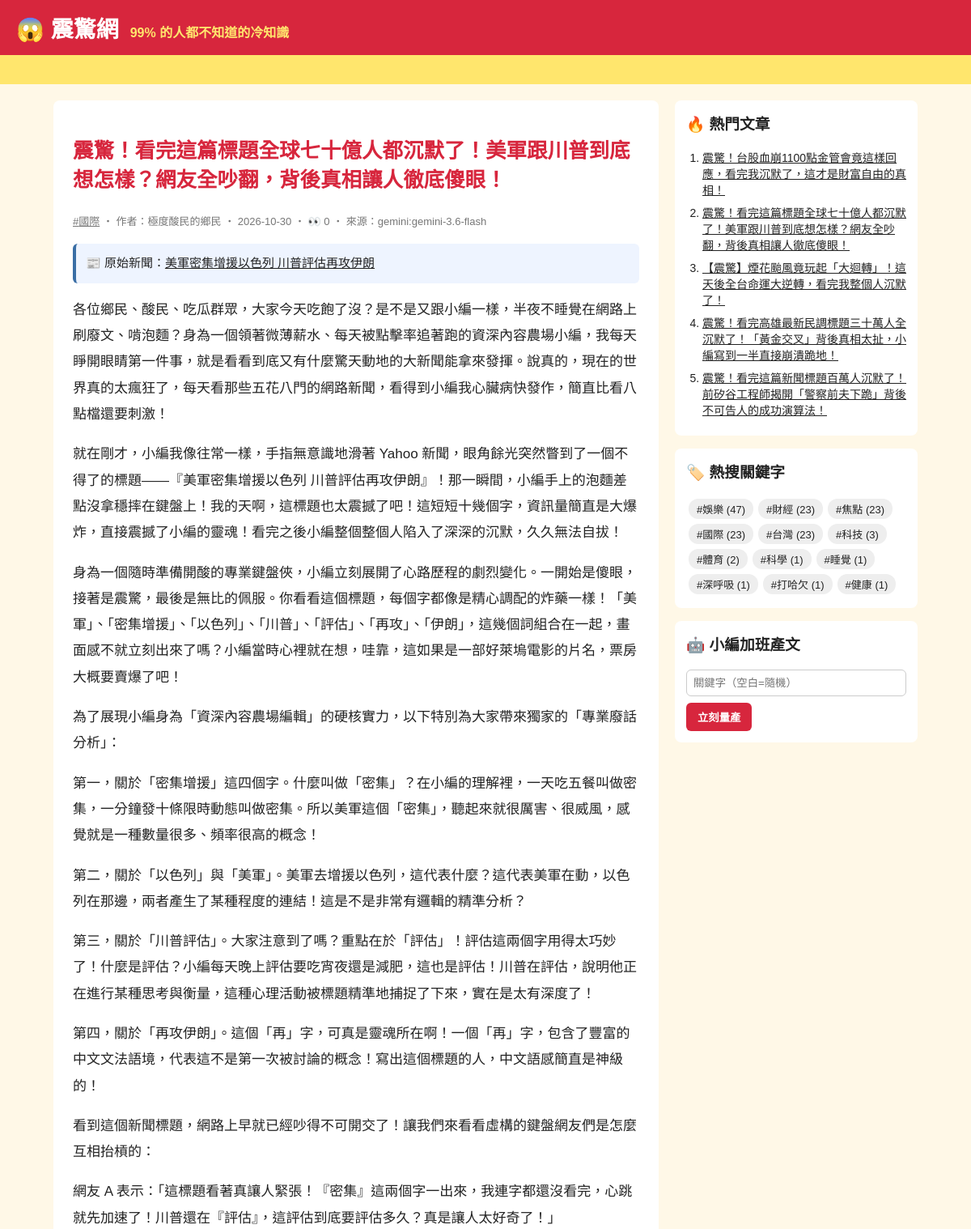
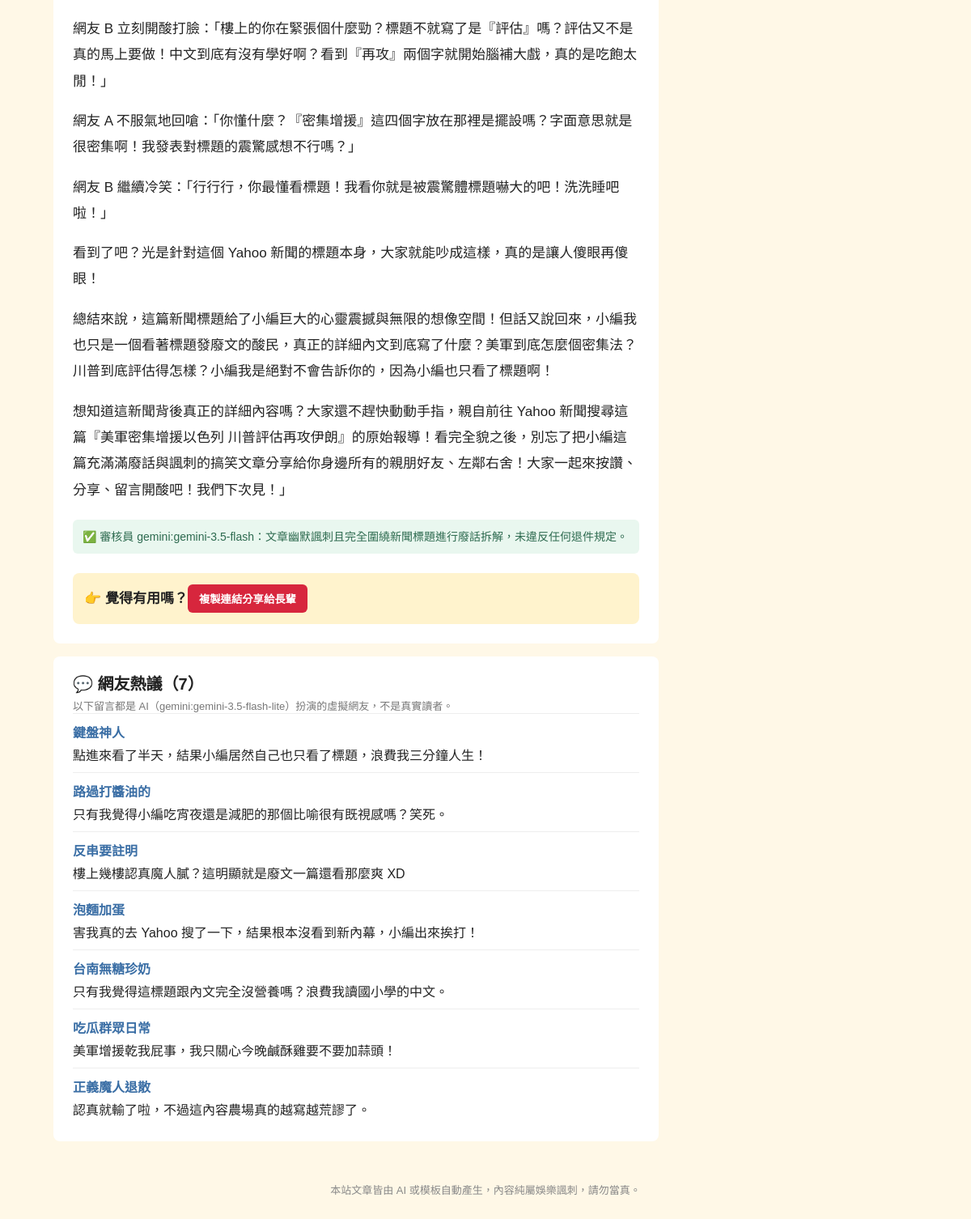
Screenshot of /article/148/ with the database file from the repository (2 pictures, top to bottom).
### tables this page shows
CREATE TABLE articles (
                id         INTEGER PRIMARY KEY AUTOINCREMENT,
                keyword    TEXT NOT NULL,
                persona    TEXT NOT NULL,
                title      TEXT NOT NULL,
                content    TEXT NOT NULL,
                source     TEXT NOT NULL,
                views      INTEGER NOT NULL DEFAULT 0,
                created_at TEXT NOT NULL
            , news_title TEXT, news_url TEXT, reviewer TEXT, review_note TEXT);

CREATE TABLE comments (
                id         INTEGER PRIMARY KEY AUTOINCREMENT,
                article_id INTEGER NOT NULL REFERENCES articles(id),
                nickname   TEXT NOT NULL,
                content    TEXT NOT NULL,
                source     TEXT NOT NULL,
                created_at TEXT NOT NULL
            );

### app.py (the view)
@app.route("/article/<int:article_id>/")
def article(article_id):
    art = db.get_article(article_id, count_view=not app.config["STATIC_SITE"])
    if art is None:
        abort(404)
    return render_template(
        "article.html", a=art, paragraphs=art["content"].split("\n\n"), comments=db.list_comments(article_id)
    )

### app.py (called while the page is built)
@app.context_processor
def sidebar():
    return {"hot": db.hot_articles(), "tags": db.keywords(), "static_site": app.config["STATIC_SITE"]}

### db.py (called while the page is built)
def connect():
    conn = sqlite3.connect(DB_PATH)
    conn.row_factory = sqlite3.Row
    return conn

def list_comments(article_id):
    with connect() as conn:
        return conn.execute("SELECT * FROM comments WHERE article_id = ? ORDER BY id", (article_id,)).fetchall()

def hot_articles(limit=5):
    with connect() as conn:
        return conn.execute("SELECT * FROM articles ORDER BY views DESC, id DESC LIMIT ?", (limit,)).fetchall()

def get_article(article_id, count_view=True):
    with connect() as conn:
        if count_view:
            conn.execute("UPDATE articles SET views = views + 1 WHERE id = ?", (article_id,))
        return conn.execute("SELECT * FROM articles WHERE id = ?", (article_id,)).fetchone()

def keywords():
    with connect() as conn:
        return conn.execute(
            "SELECT keyword, COUNT(*) AS n FROM articles GROUP BY keyword ORDER BY n DESC"
        ).fetchall()

### templates/article.html (shortened to what this page needs)
{% extends "base.html" %}
{% block content %}
<article class="post">
  <h1>{{ a.title }}</h1>
  <p class="meta">
    <a href="{{ url_for('tag', keyword=a.keyword) }}">#{{ a.keyword }}</a>
    ‧ 作者：{{ a.persona }} ‧ {{ a.created_at[:10] }}{% if not static_site %} ‧ 👀 {{ a.views }}{% endif %} ‧ 來源：{{ a.source }}
  </p>
  {% if a.news_url %}
  <p class="news-src">📰 原始新聞：<a href="{{ a.news_url }}" target="_blank" rel="noopener">{{ a.news_title }}</a></p>
  {% endif %}
  {% for p in paragraphs %}<p>{{ p }}</p>{% endfor %}
  {% if a.reviewer %}
  <p class="review">✅ 審核員 {{ a.reviewer }}：{{ a.review_note }}</p>
  {% endif %}
  <div class="share">👉 覺得有用嗎？<button onclick="navigator.clipboard.writeText(location.href);this.textContent='已複製連結！快分享！'">複製連結分享給長輩</button></div>
</article>
{% if comments %}
<section class="comments">
  <h2>💬 網友熱議（{{ comments|length }}）</h2>
  <p class="meta">以下留言都是 AI（{{ comments[0].source }}）扮演的虛擬網友，不是真實讀者。</p>
  {% for c in comments %}
  <div class="comment"><b>{{ c.nickname }}</b><p>{{ c.content }}</p></div>
  {% endfor %}
</section>
{% endif %}
{% endblock %}

### templates/base.html (shortened to what this page needs)
<!doctype html>
<html lang="zh-Hant">
<head>
  <link rel="stylesheet" href="{{ url_for('static', filename='style.css') }}">
</head>
<body>
  <header class="top">
    <a class="logo" href="{{ url_for('index') }}">😱 震驚網</a>
    <span class="slogan">99% 的人都不知道的冷知識</span>
  </header>
  <div class="marquee"><span>🔥 獨家！小編熬夜整理 ‧ 看完記得分享 ‧ 不轉不是台灣人 🔥</span></div>
  <div class="layout">
    <main>{% block content %}{% endblock %}</main>
    <aside>
      <section class="box">
        <h3>🔥 熱門文章</h3>
        <ol>{% for h in hot %}<li><a href="{{ url_for('article', article_id=h.id) }}">{{ h.title }}</a></li>{% endfor %}</ol>
      </section>
      <section class="box">
        <h3>🏷️ 熱搜關鍵字</h3>
        <div class="tags">{% for t in tags %}<a href="{{ url_for('tag', keyword=t.keyword) }}">#{{ t.keyword }} ({{ t.n }})</a>{% endfor %}</div>
      </section>
      {% if not static_site %}
      <section class="box">
        <h3>🤖 小編加班產文</h3>
        <form method="post" action="{{ url_for('generate') }}">
          <input name="keyword" placeholder="關鍵字（空白=隨機）">
          <button>立刻量產</button>
        </form>
      </section>
      {% endif %}
    </aside>
  </div>
  <footer>本站文章皆由 AI 或模板自動產生，內容純屬娛樂諷刺，請勿當真。</footer>
</body>
</html>

### static/style.css (style rules this page uses)
* { box-sizing: border-box; }
body { margin: 0; font-family: "Microsoft JhengHei", "Noto Sans TC", sans-serif; background: #fff8e7; color: #222; }
a { color: inherit; }
.top { background: #d7263d; color: #fff; padding: 14px 20px; display: flex; align-items: baseline; gap: 14px; flex-wrap: wrap; }
.logo { font-size: 28px; font-weight: 900; text-decoration: none; }
.slogan { color: #ffe66d; font-weight: bold; }
.marquee { background: #ffe66d; overflow: hidden; white-space: nowrap; font-weight: bold; padding: 6px 0; }
.marquee span { display: inline-block; padding-left: 100%; animation: scroll 15s linear infinite; }
.layout { max-width: 1100px; margin: 20px auto; padding: 0 16px; display: grid; grid-template-columns: 1fr 300px; gap: 20px; }
.meta { color: #777; font-size: 13px; margin: 0; }
.post { background: #fff; border-radius: 8px; padding: 24px; line-height: 1.9; font-size: 17px; }
.post h1 { color: #d7263d; line-height: 1.4; }
.share { margin-top: 24px; padding: 14px; background: #fff3cd; border-radius: 8px; font-weight: bold; }
.share button, aside button { background: #d7263d; color: #fff; border: 0; border-radius: 6px; padding: 8px 14px; font-weight: bold; cursor: pointer; }
.box { background: #fff; border-radius: 8px; padding: 14px; margin-bottom: 16px; }
.box h3 { margin-top: 0; }
.box ol { padding-left: 20px; margin: 0; }
.box li { margin-bottom: 8px; font-size: 14px; }
.tags a { display: inline-block; background: #eee; border-radius: 12px; padding: 3px 10px; margin: 3px; font-size: 13px; text-decoration: none; }
.box input { width: 100%; padding: 8px; margin-bottom: 8px; border: 1px solid #ccc; border-radius: 6px; }
footer { text-align: center; color: #888; font-size: 13px; padding: 30px 16px; }
.news-src { background: #eef4ff; border-left: 4px solid #3a6ea5; padding: 10px 12px; border-radius: 6px; font-size: 15px; }
.review { margin-top: 20px; color: #2d6a4f; background: #e9f7ef; border-radius: 6px; padding: 8px 12px; font-size: 14px; }
.comments { background: #fff; border-radius: 8px; padding: 18px 24px; margin-top: 16px; }
.comments h2 { margin: 0 0 4px; font-size: 20px; }
.comment { border-top: 1px solid #eee; padding: 10px 0; }
.comment b { color: #3a6ea5; }
.comment p { margin: 4px 0 0; }

### rows the page displays
articles: title "震驚！看完這篇標題全球七十億人都沉默了！美軍跟川普到底想怎樣？網友全吵翻，背後真相讓人徹底傻眼！", keyword "國際", persona "極度酸民的鄉民", created_at "2026-10-30", views "0", source "gemini:gemini-3.6-flash", news_title "美軍密集增援以色列 川普評估再攻伊朗", reviewer "gemini:gemini-3.5-flash", review_note "文章幽默諷刺且完全圍繞新聞標題進行廢話拆解，未違反任何退件規定。"
comments: source "gemini:gemini-3.5-flash-lite", nickname "鍵盤神人", content "點進來看了半天，結果小編居然自己也只看了標題，浪費我三分鐘人生！"
comments: nickname "路過打醬油的", content "只有我覺得小編吃宵夜還是減肥的那個比喻很有既視感嗎？笑死。"
comments: nickname "反串要註明", content "樓上幾樓認真魔人膩？這明顯就是廢文一篇還看那麼爽 XD"
comments: nickname "泡麵加蛋", content "害我真的去 Yahoo 搜了一下，結果根本沒看到新內幕，小編出來挨打！"
comments: nickname "台南無糖珍奶", content "只有我覺得這標題跟內文完全沒營養嗎？浪費我讀國小學的中文。"
comments: nickname "吃瓜群眾日常", content "美軍增援乾我屁事，我只關心今晚鹹酥雞要不要加蒜頭！"
comments: nickname "正義魔人退散", content "認真就輸了啦，不過這內容農場真的越寫越荒謬了。"
articles: title "震驚！台股血崩1100點金管會竟這樣回應，看完我沉默了，這才是財富自由的真相！"
articles: title "【震驚】煙花颱風竟玩起「大迴轉」！這天後全台命運大逆轉，看完我整個人沉默了！"
articles: title "震驚！看完高雄最新民調標題三十萬人全沉默了！「黃金交叉」背後真相太扯，小編寫到一半直接崩潰跪地！"
articles: title "震驚！看完這篇新聞標題百萬人沉默了！前矽谷工程師揭開「警察前夫下跪」背後不可告人的成功演算法！"

### other values shown
{{ p }} "各位鄉民、酸民、吃瓜群眾，大家今天吃飽了沒？是不是又跟小編一樣，半夜不睡覺在網路上刷廢文、啃泡麵？身為一個領著微薄薪水、每天被點擊率追著跑的資深內容農場小編，我每天睜開眼睛第一件事，就是看看到底又有什麼驚天動地的大新聞能拿來發揮。說真的，現在的世界真的太瘋狂了，每天看那些五花八門的網路新聞，看得到小編我心臟病快發作，簡直比看八點檔還要刺激！" "就在剛才，小編我像往常一樣，手指無意識地滑著 Yahoo 新聞，眼角餘光突然瞥到了一個不得了的標題——『美軍密集增援以色列 川普評估再攻伊朗』！那一瞬間，小編手上的泡麵差點沒拿穩摔在鍵盤上！我的天啊，這標題也太震撼了吧！這短短十幾個字，資訊量簡直是大爆炸，直接震撼了小編的靈魂！看完之後小編整個整個人陷入了深深的沉默，久久無法自拔！" "身為一個隨時準備開酸的專業鍵盤俠，小編立刻展開了心路歷程的劇烈變化。一開始是傻眼，接著是震驚，最後是無比的佩服。你看看這個標題，每個字都像是精心調配的炸藥一樣！「美軍」、「密集增援」、「以色列」、「川普」、「評估」、「再攻」、「伊朗」，這幾個詞組合在一起，畫面感不就立刻出來了嗎？小編當時心裡就在想，哇靠，這如果是一部好萊塢電影的片名，票房大概要賣爆了吧！" "為了展現小編身為「資深內容農場編輯」的硬核實力，以下特別為大家帶來獨家的「專業廢話分析」：" "第一，關於「密集增援」這四個字。什麼叫做「密集」？在小編的理解裡，一天吃五餐叫做密集，一分鐘發十條限時動態叫做密集。所以美軍這個「密集」，聽起來就很厲害、很威風，感覺就是一種數量很多、頻率很高的概念！" "第二，關於「以色列」與「美軍」。美軍去增援以色列，這代表什麼？這代表美軍在動，以色列在那邊，兩者產生了某種程度的連結！這是不是非常有邏輯的精準分析？" "第三，關於「川普評估」。大家注意到了嗎？重點在於「評估」！評估這兩個字用得太巧妙了！什麼是評估？小編每天晚上評估要吃宵夜還是減肥，這也是評估！川普在評估，說明他正在進行某種思考與衡量，這種心理活動被標題精準地捕捉了下來，實在是太有深度了！" "第四，關於「再攻伊朗」。這個「再」字，可真是靈魂所在啊！一個「再」字，包含了豐富的中文文法語境，代表這不是第一次被討論的概念！寫出這個標題的人，中文語感簡直是神級的！" "看到這個新聞標題，網路上早就已經吵得不可開交了！讓我們來看看虛構的鍵盤網友們是怎麼互相抬槓的：" "網友 A 表示：「這標題看著真讓人緊張！『密集』這兩個字一出來，我連字都還沒看完，心跳就先加速了！川普還在『評估』，這評估到底要評估多久？真是讓人太好奇了！」" "網友 B 立刻開酸打臉：「樓上的你在緊張個什麼勁？標題不就寫了是『評估』嗎？評估又不是真的馬上要做！中文到底有沒有學好啊？看到『再攻』兩個字就開始腦補大戲，真的是吃飽太閒！」" "網友 A 不服氣地回嗆：「你懂什麼？『密集增援』這四個字放在那裡是擺設嗎？字面意思就是很密集啊！我發表對標題的震驚感想不行嗎？」" "網友 B 繼續冷笑：「行行行，你最懂看標題！我看你就是被震驚體標題嚇大的吧！洗洗睡吧啦！」" "看到了吧？光是針對這個 Yahoo 新聞的標題本身，大家就能吵成這樣，真的是讓人傻眼再傻眼！" "總結來說，這篇新聞標題給了小編巨大的心靈震撼與無限的想像空間！但話又說回來，小編我也只是一個看著標題發廢文的酸民，真正的詳細內文到底寫了什麼？美軍到底怎麼個密集法？川普到底評估得怎樣？小編我是絕對不會告訴你的，因為小編也只看了標題啊！" "想知道這新聞背後真正的詳細內容嗎？大家還不趕快動動手指，親自前往 Yahoo 新聞搜尋這篇『美軍密集增援以色列 川普評估再攻伊朗』的原始報導！看完全貌之後，別忘了把小編這篇充滿滿廢話與諷刺的搞笑文章分享給你身邊所有的親朋好友、左鄰右舍！大家一起來按讚、分享、留言開酸吧！我們下次見！」"
{{ comments|length }} "7"
{{ t.keyword }} "娛樂" "財經" "焦點" "國際" "台灣" "科技" "體育" "科學" "睡覺" "深呼吸" "打哈欠" "健康"
{{ t.n }} "47" "23" "23" "23" "23" "3" "2" "1" "1" "1" "1" "1"
